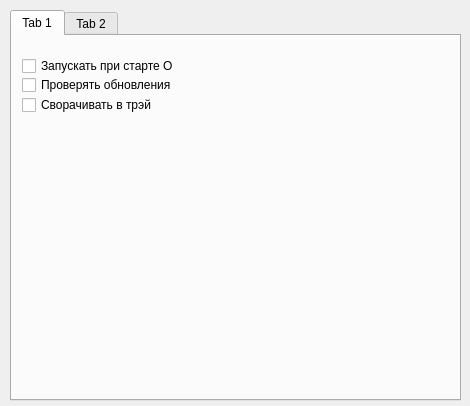
<?xml version="1.0" encoding="UTF-8"?>
<ui version="4.0">
 <class>SettingManager</class>
 <widget class="QDialog" name="SettingManager">
  <property name="geometry">
   <rect>
    <x>0</x>
    <y>0</y>
    <width>470</width>
    <height>406</height>
   </rect>
  </property>
  <property name="windowTitle">
   <string>Dialog</string>
  </property>
  <widget class="QTabWidget" name="tabWidget">
   <property name="geometry">
    <rect>
     <x>10</x>
     <y>10</y>
     <width>451</width>
     <height>391</height>
    </rect>
   </property>
   <property name="tabPosition">
    <enum>QTabWidget::North</enum>
   </property>
   <property name="tabShape">
    <enum>QTabWidget::Rounded</enum>
   </property>
   <property name="currentIndex">
    <number>0</number>
   </property>
   <property name="elideMode">
    <enum>Qt::ElideNone</enum>
   </property>
   <widget class="QWidget" name="tab">
    <attribute name="title">
     <string>Tab 1</string>
    </attribute>
    <widget class="QCheckBox" name="checkBoxStartSystem">
     <property name="geometry">
      <rect>
       <x>10</x>
       <y>20</y>
       <width>151</width>
       <height>20</height>
      </rect>
     </property>
     <property name="text">
      <string>Запускать при старте ОС</string>
     </property>
    </widget>
    <widget class="QCheckBox" name="checkBox">
     <property name="geometry">
      <rect>
       <x>10</x>
       <y>40</y>
       <width>151</width>
       <height>18</height>
      </rect>
     </property>
     <property name="text">
      <string>Проверять обновления</string>
     </property>
    </widget>
    <widget class="QCheckBox" name="checkBox_2">
     <property name="geometry">
      <rect>
       <x>10</x>
       <y>60</y>
       <width>141</width>
       <height>18</height>
      </rect>
     </property>
     <property name="text">
      <string>Сворачивать в трэй</string>
     </property>
    </widget>
   </widget>
   <widget class="QWidget" name="tab_2">
    <attribute name="title">
     <string>Tab 2</string>
    </attribute>
   </widget>
  </widget>
 </widget>
 <resources/>
 <connections/>
</ui>
